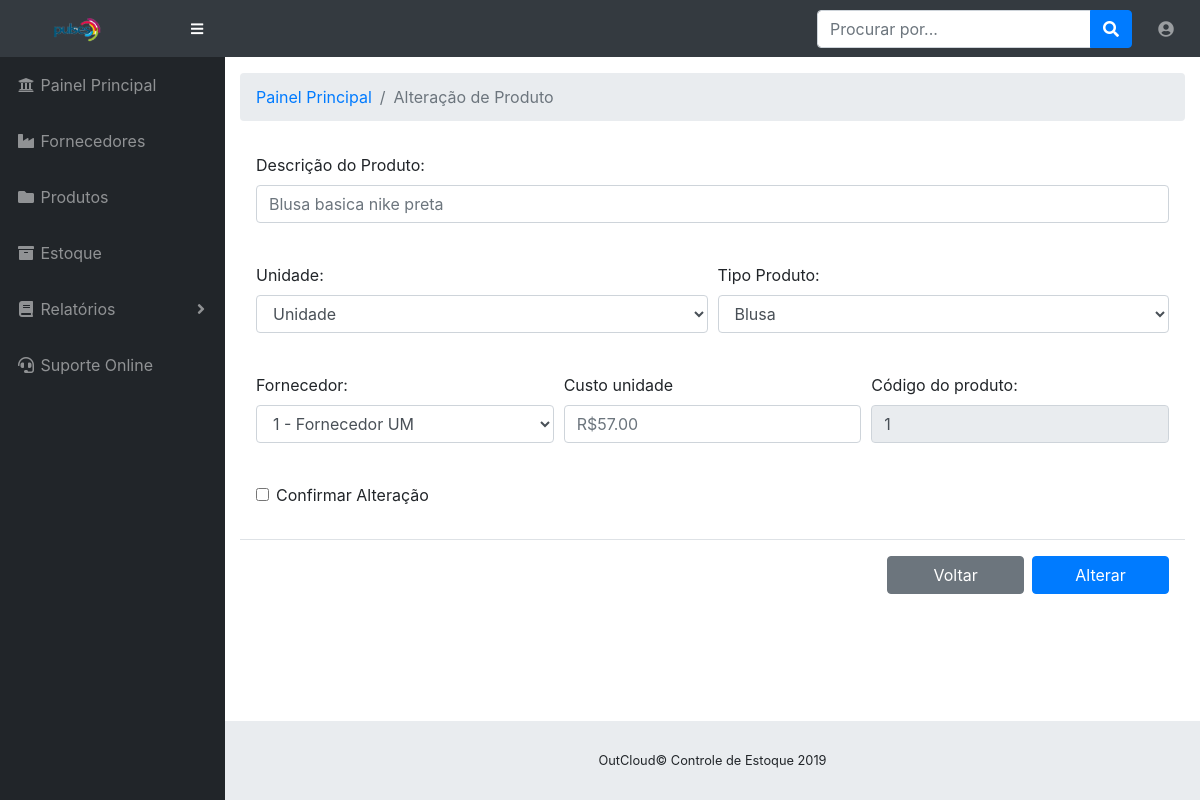
The page /view/select_alterar_produto.php?id=1 (signed in) on the database its author committed.
### tables this page shows
CREATE TABLE `produto` (
  `codigo` int(11) NOT NULL,
  `descricao` varchar(100) DEFAULT NULL,
  `quantidade` decimal(10,0) DEFAULT NULL,
  `unidade` varchar(60) DEFAULT NULL,
  `tipo` varchar(60) DEFAULT NULL,
  `fornecedor` varchar(100) NOT NULL,
  `data_cadastro` datetime DEFAULT current_timestamp(),
  `data_alteracao` datetime DEFAULT NULL,
  `responsavel` varchar(60) DEFAULT NULL,
  `valor_unidade` decimal(10,2) DEFAULT NULL
);

CREATE TABLE `fornecedores` (
  `id` int(11) NOT NULL,
  `nome` varchar(100) DEFAULT NULL,
  `cnpj` varchar(50) DEFAULT NULL,
  `uf` varchar(3) DEFAULT NULL,
  `tipo_estabelecimento` varchar(50) DEFAULT NULL
);

### view/select_alterar_produto.php (the view, shortened to what this page needs)
<?php
require "../dao/conexao.php";
if ($_GET['id'] == "") {
  $_SESSION['select_vazio'] = true;
  header("Location:lista_produtos.php");
} else {
  $codigo_select = $_GET['id'];
  $sql_selecionado = "SELECT p.codigo,p.descricao,p.unidade,p.tipo,p.fornecedor,p.valor_unidade,f.id,f.nome FROM produto as p
  INNER JOIN fornecedores as f ON p.fornecedor=f.id
  where codigo ='$codigo_select'";
  $result_selecionado = mysqli_query($conexao, $sql_selecionado);
  $dados_selecionado = mysqli_fetch_array($result_selecionado);
  ?>
  <!DOCTYPE html>
  <html lang="en">
  <head>
    <link href="../vendor/fontawesome-free/css/all.min.css" rel="stylesheet" type="text/css">
    <link href="../vendor/datatables/dataTables.bootstrap4.css" rel="stylesheet">
    <link href="../css/sb-admin.css" rel="stylesheet">
  </head>
  <body id="page-top">
    <?php
      include_once "nav.php";
      ?>
    <div id="wrapper">
      <?php
        include_once "menu.php";
        ?>
      <div id="content-wrapper">
        <div class="container-fluid">
          <ol class="breadcrumb">
            <li class="breadcrumb-item">
              <a href="painel.php">Painel Principal</a>
            </li>
            <li class="breadcrumb-item active">Alteração de Produto</li>
          </ol>
          <form method="POST" action="../valida/valida_alter_prod.php">
            <div class="modal-body">
              <div class="form-group">
                <label for="inputAddress">Descrição do Produto:</label>
                <input type="text" name="nova_descricao" class="form-control" id="nome_produto" placeholder="<?php echo $dados_selecionado['descricao']; ?>">
              </div><br>
              <div class="form-row">
                <div class="form-group col-md-6">
                  <label for="inputEmail4">Unidade:</label>
                  <select id="inputState" name="nova_unidade" class="form-control">
                    <option value=" <?php echo $dados['unidade'] ?>" selected require> <?php echo $dados_selecionado['unidade'] ?> </option>
                  </select>
                </div>
                <div class="form-group col-md-6">
                  <label for="tipo_produto">Tipo Produto:</label>
                  <select id="inputState" name="novo_tipo_produto" class="form-control">
                    <option value="<?php echo $dados['tipo'] ?>" selected require><?php echo $dados_selecionado['tipo'] ?></option>
                  </select>
                </div>
              </div><br>
              <div class="form-row">
                <div class="form-group col-md-4">
                  <label for="quantidade">Fornecedor:</label>
                  <select class="form-control" value="" name="novo_fornecedor" id="select_serv">
                    <option value="" selected required><?php echo $dados_selecionado['id'] . " - " . $dados_selecionado['nome'] ?></option>
                  </select>
                </div>
                <div class="form-group col-md-4">
                  <label for="usuario">Custo unidade</label>
                  <input type="number" step="0.01" class="form-control" name="novo_valor_unidade" id="valor_unidade" placeholder="R$<?php echo $dados_selecionado['valor_unidade']; ?>">
                </div>
                <div class="form-group col-md-4">
                  <label for="data">Código do produto:</label>
                  <input class="form-control" value="<?php echo $dados_selecionado['codigo']; ?>" disabled>
                </div>
              </div><br>
              <div class="form-group">
                <div class="form-check">
                  <input class="form-check-input" type="checkbox" id="gridCheck" required>
                  <label class="form-check-label" for="gridCheck" required>
                    Confirmar Alteração
                  </label>
                </div>
              </div>
            </div>
            <div class="modal-footer">
              <a href="lista_produtos.php.php" style="width:15%" type="button" class="btn btn-secondary" data-dismiss="modal">Voltar</a>
              <button type="submit"style="width:15%"  name="alterar" class="btn btn-primary"><div style="color:white">Alterar</div></button>
            </div>
          </form>
        </div>
        <footer class="sticky-footer">
          <div class="container my-auto">
            <div class="copyright text-center my-auto">
              <span>OutCloud© Controle de Estoque 2019</span>
            </div>
          </div>
        </footer>
      </div>
    </div>
  </body>
  </html>
<?php } ?>

### rows shown on the page
produto: nova_descricao "Blusa basica nike preta", nova_unidade "Unidade", novo_tipo_produto "Blusa", novo_fornecedor "1 - Fornecedor UM", novo_valor_unidade "R$57.00", codigo "1"
